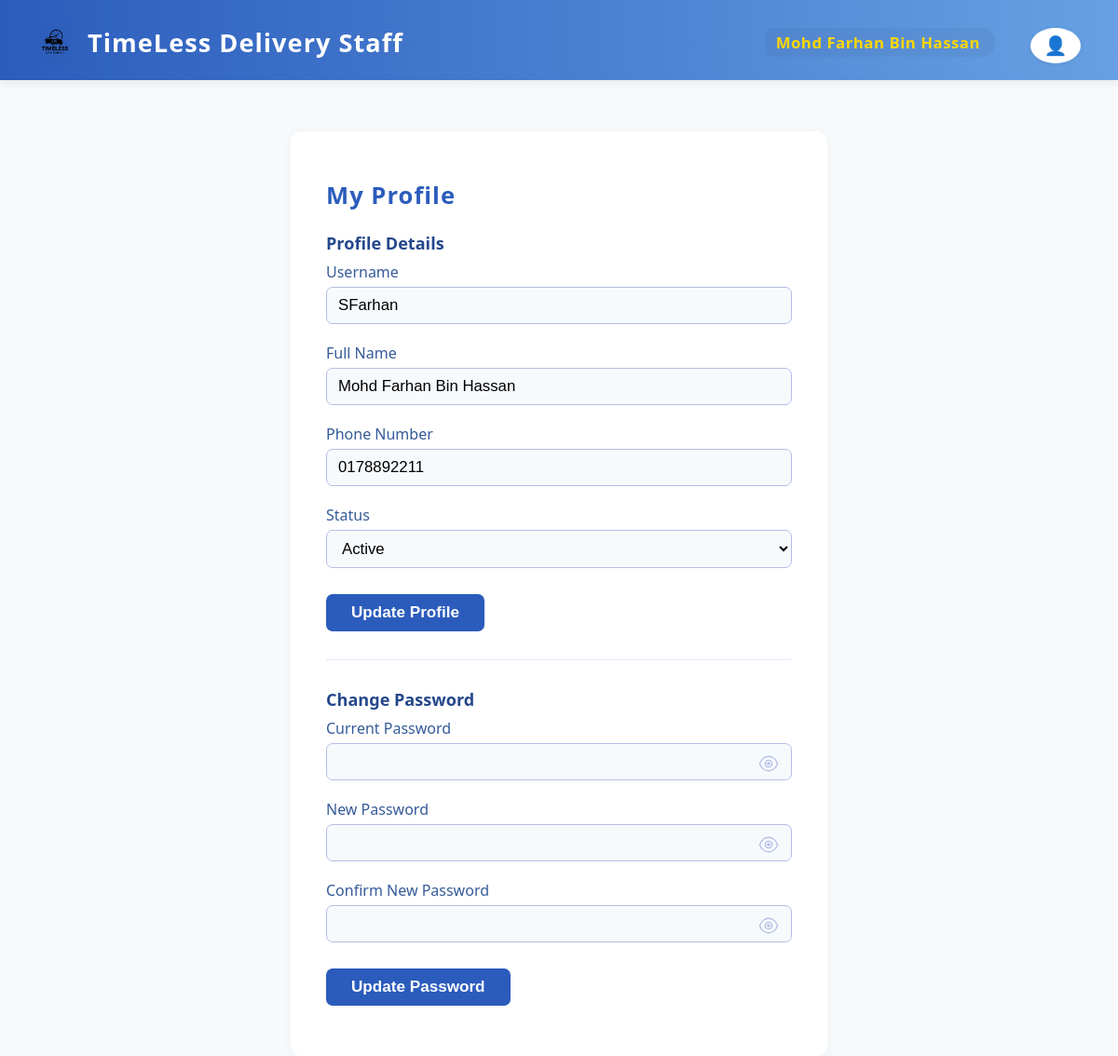
Screenshot of /staff/delivery_staff_profile.phP (signed in) with the database file from the repository.
### tables this page shows
CREATE TABLE `delivery_staff` (
  `staff_id` int(11) NOT NULL,
  `username` varchar(50) DEFAULT NULL,
  `full_name` varchar(100) DEFAULT NULL,
  `phone_number` varchar(20) DEFAULT NULL,
  `password` varchar(255) DEFAULT NULL,
  `status` enum('active','inactive') DEFAULT 'active'
);

### staff/delivery_staff_profile.phP (the view, shortened to what this page needs)
<?php
include '../connect.php';
$staff_id = $_SESSION['staff_id'];
$stmt = $conn->prepare("SELECT username, full_name, phone_number, status FROM delivery_staff WHERE staff_id = ?");
$stmt->bind_param("i", $staff_id);
$stmt->execute();
$stmt->bind_result($username, $full_name, $phone_number, $status);
include 'staff_header.php';
?>
<!DOCTYPE html>
<html>
<head>
    <link rel="stylesheet" href="/assets/css/style.css">
</head>
<body>
<div class="profile-container">
    <h2>My Profile</h2>
    <form method="post" autocomplete="off">
        <div class="section-title">Profile Details</div>
        <div class="form-row">
            <label for="username">Username</label>
            <input type="text" name="username" value="<?= htmlspecialchars($username) ?>" maxlength="50" required>
        </div>
        <div class="form-row">
            <label for="full_name">Full Name</label>
            <input type="text" name="full_name" value="<?= htmlspecialchars($full_name) ?>" maxlength="100" required>
        </div>
        <div class="form-row">
            <label for="phone_number">Phone Number</label>
            <input type="text" name="phone_number" value="<?= htmlspecialchars($phone_number) ?>"
                   maxlength="11" minlength="10"
                   pattern="^01[0-46-9][0-9]{7,8}$"
                   placeholder="e.g. 0123456789"
                   title="Enter a valid Malaysian mobile number (10 or 11 digits, starts with 01)">
        </div>
        <div class="form-row">
            <label for="status">Status</label>
            <select name="status">
                <option value="active" <?= $status == 'active' ? 'selected' : '' ?>>Active</option>
            </select>
        </div>
        <button type="submit" name="update_profile">Update Profile</button>
    </form>
    <hr>
    <form method="post" autocomplete="off">
        <div class="section-title">Change Password</div>
        <div class="form-row">
            <label for="current_password">Current Password</label>
            <input type="password" id="current_password" name="current_password" required minlength="6" autocomplete="current-password">
            <span class="eye-icon" onclick="togglePassword('current_password', this)">
            </span>
        </div>
        <div class="form-row">
            <label for="new_password">New Password</label>
            <input type="password" id="new_password" name="new_password" required minlength="6" autocomplete="new-password">
            <span class="eye-icon" onclick="togglePassword('new_password', this)">
            </span>
        </div>
        <div class="form-row">
            <label for="confirm_password">Confirm New Password</label>
            <input type="password" id="confirm_password" name="confirm_password" required minlength="6" autocomplete="new-password">
            <span class="eye-icon" onclick="togglePassword('confirm_password', this)">
            </span>
        </div>
        <button type="submit" name="update_password">Update Password</button>
    </form>
</div>
</body>
</html>

### assets/css/style.css (style rules this page uses)
body { font-family: 'Segoe UI', Arial, sans-serif; background: #f6f7fb; margin: 0; padding: 0; }

### staff/delivery_staff_profile.phP (style rules this page uses)
body { background: #f7f9fa; }
.profile-container { max-width: 500px; margin: 55px auto 0 auto; background: #fff; border-radius: 12px; box-shadow: 0 2px 12px #e0e7ef55; padding: 30px 38px 38px 38px; }
.profile-container h2 { color: #2b5cbc; letter-spacing: 1px; margin-bottom: 22px; font-size: 1.6em; font-weight: 800; }
.form-row { margin-bottom: 20px; position:relative; }
label { display: block; margin-bottom: 5px; color: #355a99; }
input[type=text], input[type=password], select { width: 100%; padding: 9px 12px; border-radius: 7px; border: 1.5px solid #b5bee5; font-size: 1.05em; background: #f7fafd; }
.eye-icon { position: absolute; right: 14px; top: 38px; width: 22px; height: 22px; cursor: pointer; color: #b5bee5; transition: color .17s; z-index: 3; }
button { padding: 10px 27px; background: #2b5cbc; color: #fff; border: none; border-radius: 7px; font-weight: 600; font-size: 1.07em; cursor: pointer; transition: background 0.14s; margin-top: 8px; }
.section-title { color: #24478c; font-size: 1.13em; font-weight: 700; margin-bottom: 8px; }
hr { border: none; border-top: 1.5px solid #e6e6f6; margin: 30px 0; }

### rows the page displays
delivery_staff: username "SFarhan", full_name "Mohd Farhan Bin Hassan", phone_number "0178892211", status "Active"

### other values shown
$staff_name "Mohd Farhan Bin Hassan"
